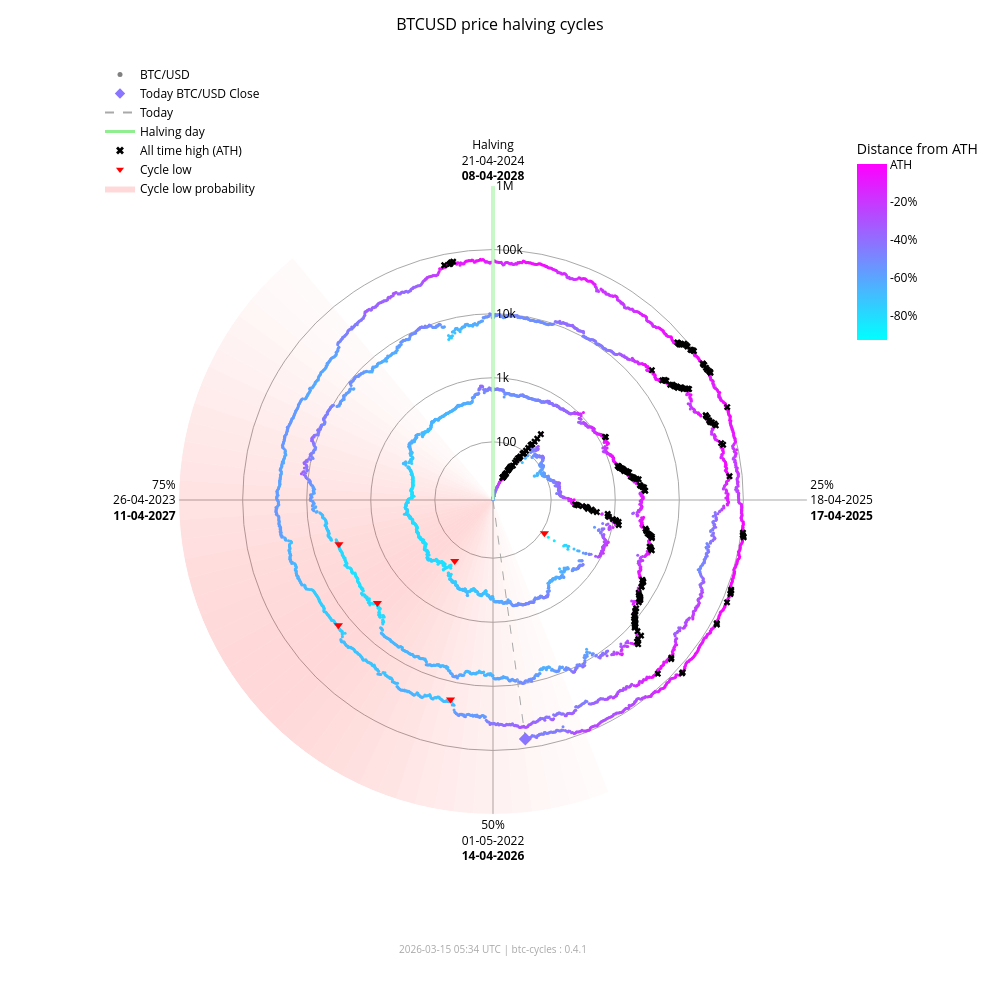

Here is the notebook cell this chart was saved with:
### Markdown cell above
### Interactive chart (plotly)

### Code cell
fig_interactive = btc.plot(
    kind="interactive",
    from_date="2012-11-28",
)
# plotly config for interactivity
config = {"scrollZoom": True, "displayModeBar": True}
# display in notebook
fig_interactive.show(config=config)

### Figure 1 — Plotly figure (JSON) as saved in the notebook; plotly's stock layout.template omitted (floating-point values rounded to 4 significant figures; data arrays with more than 128 entries replaced by an {"elided": "..."} marker saying what was removed)
{"data": [{"fill": "toself", "fillcolor": "rgba(255,0,0,0.017168280509461755)", "hoverinfo": "skip", "line": {"width": 0}, "mode": "lines", "r": [12.35, 1000000, 1000000, 12.35, 12.35], "showlegend": false, "theta": [158.4, 158.4, 162.0, 162.0, 158.4], "type": "scatterpolar"}, {"fill": "toself", "fillcolor": "rgba(255,0,0,0.022114794501891175)", "hoverinfo": "skip", "line": {"width": 0}, "mode": "lines", "r": [12.35, 1000000, 1000000, 12.35, 12.35], "showlegend": false, "theta": [162.0, 162.0, 165.6, 165.6, 162.0], "type": "scatterpolar"}, {"fill": "toself", "fillcolor": "rgba(255,0,0,0.02790404259511669)", "hoverinfo": "skip", "line": {"width": 0}, "mode": "lines", "r": [12.35, 1000000, 1000000, 12.35, 12.35], "showlegend": false, "theta": [165.6, 165.6, 169.2, 169.2, 165.6], "type": "scatterpolar"}, {"fill": "toself", "fillcolor": "rgba(255,0,0,0.034518294852420334)", "hoverinfo": "skip", "line": {"width": 0}, "mode": "lines", "r": [12.35, 1000000, 1000000, 12.35, 12.35], "showlegend": false, "theta": [169.2, 169.2, 172.8, 172.8, 169.2], "type": "scatterpolar"}, {"fill": "toself", "fillcolor": "rgba(255,0,0,0.041901979682821514)", "hoverinfo": "skip", "line": {"width": 0}, "mode": "lines", "r": [12.35, 1000000, 1000000, 12.35, 12.35], "showlegend": false, "theta": [172.8, 172.8, 176.4, 176.4, 172.8], "type": "scatterpolar"}, {"fill": "toself", "fillcolor": "rgba(255,0,0,0.04996405861294358)", "hoverinfo": "skip", "line": {"width": 0}, "mode": "lines", "r": [12.35, 1000000, 1000000, 12.35, 12.35], "showlegend": false, "theta": [176.4, 176.4, 180.0, 180.0, 176.4], "type": "scatterpolar"}, {"fill": "toself", "fillcolor": "rgba(255,0,0,0.05858349692240514)", "hoverinfo": "skip", "line": {"width": 0}, "mode": "lines", "r": [12.35, 1000000, 1000000, 12.35, 12.35], "showlegend": false, "theta": [180.0, 180.0, 183.6, 183.6, 180.0], "type": "scatterpolar"}, {"fill": "toself", "fillcolor": "rgba(255,0,0,0.06761662035375064)", "hoverinfo": "skip", "line": {"width": 0}, "mode": "lines", "r": [12.35, 1000000, 1000000, 12.35, 12.35], "showlegend": false, "theta": [183.6, 183.6, 187.2, 187.2, 183.6], "type": "scatterpolar"}, {"fill": "toself", "fillcolor": "rgba(255,0,0,0.07690481219944661)", "hoverinfo": "skip", "line": {"width": 0}, "mode": "lines", "r": [12.35, 1000000, 1000000, 12.35, 12.35], "showlegend": false, "theta": [187.2, 187.2, 190.8, 190.8, 187.2], "type": "scatterpolar"}, {"fill": "toself", "fillcolor": "rgba(255,0,0,0.08628112000611096)", "hoverinfo": "skip", "line": {"width": 0}, "mode": "lines", "r": [12.35, 1000000, 1000000, 12.35, 12.35], "showlegend": false, "theta": [190.8, 190.8, 194.4, 194.4, 190.8], "type": "scatterpolar"}, {"fill": "toself", "fillcolor": "rgba(255,0,0,0.09557490841018089)", "hoverinfo": "skip", "line": {"width": 0}, "mode": "lines", "r": [12.35, 1000000, 1000000, 12.35, 12.35], "showlegend": false, "theta": [194.4, 194.4, 198.0, 198.0, 194.4], "type": "scatterpolar"}, {"fill": "toself", "fillcolor": "rgba(255,0,0,0.10461455782963762)", "hoverinfo": "skip", "line": {"width": 0}, "mode": "lines", "r": [12.35, 1000000, 1000000, 12.35, 12.35], "showlegend": false, "theta": [198.0, 198.0, 201.6, 201.6, 198.0], "type": "scatterpolar"}, {"fill": "toself", "fillcolor": "rgba(255,0,0,0.11322908719652829)", "hoverinfo": "skip", "line": {"width": 0}, "mode": "lines", "r": [12.35, 1000000, 1000000, 12.35, 12.35], "showlegend": false, "theta": [201.6, 201.6, 205.2, 205.2, 201.6], "type": "scatterpolar"}, {"fill": "toself", "fillcolor": "rgba(255,0,0,0.12125015337052986)", "hoverinfo": "skip", "line": {"width": 0}, "mode": "lines", "r": [12.35, 1000000, 1000000, 12.35, 12.35], "showlegend": false, "theta": [205.2, 205.2, 208.8, 208.8, 205.2], "type": "scatterpolar"}, {"fill": "toself", "fillcolor": "rgba(255,0,0,0.12851590515331976)", "hoverinfo": "skip", "line": {"width": 0}, "mode": "lines", "r": [12.35, 1000000, 1000000, 12.35, 12.35], "showlegend": false, "theta": [208.8, 208.8, 212.4, 212.4, 208.8], "type": "scatterpolar"}, {"fill": "toself", "fillcolor": "rgba(255,0,0,0.13487757461161184)", "hoverinfo": "skip", "line": {"width": 0}, "mode": "lines", "r": [12.35, 1000000, 1000000, 12.35, 12.35], "showlegend": false, "theta": [212.4, 212.4, 216.0, 216.0, 212.4], "type": "scatterpolar"}, {"fill": "toself", "fillcolor": "rgba(255,0,0,0.14020862181849592)", "hoverinfo": "skip", "line": {"width": 0}, "mode": "lines", "r": [12.35, 1000000, 1000000, 12.35, 12.35], "showlegend": false, "theta": [216.0, 216.0, 219.6, 219.6, 216.0], "type": "scatterpolar"}, {"fill": "toself", "fillcolor": "rgba(255,0,0,0.14441504950654527)", "hoverinfo": "skip", "line": {"width": 0}, "mode": "lines", "r": [12.35, 1000000, 1000000, 12.35, 12.35], "showlegend": false, "theta": [219.6, 219.6, 223.2, 223.2, 219.6], "type": "scatterpolar"}, {"fill": "toself", "fillcolor": "rgba(255,0,0,0.14744459351271713)", "hoverinfo": "skip", "line": {"width": 0}, "mode": "lines", "r": [12.35, 1000000, 1000000, 12.35, 12.35], "showlegend": false, "theta": [223.2, 223.2, 226.8, 226.8, 223.2], "type": "scatterpolar"}, {"fill": "toself", "fillcolor": "rgba(255,0,0,0.14929223192296423)", "hoverinfo": "skip", "line": {"width": 0}, "mode": "lines", "r": [12.35, 1000000, 1000000, 12.35, 12.35], "showlegend": false, "theta": [226.8, 226.8, 230.4, 230.4, 226.8], "type": "scatterpolar"}, {"fill": "toself", "fillcolor": "rgba(255,0,0,0.15)", "hoverinfo": "skip", "line": {"width": 0}, "mode": "lines", "r": [12.35, 1000000, 1000000, 12.35, 12.35], "showlegend": false, "theta": [230.4, 230.4, 234.0, 234.0, 230.4], "type": "scatterpolar"}, {"fill": "toself", "fillcolor": "rgba(255,0,0,0.14965033825231114)", "hoverinfo": "skip", "line": {"width": 0}, "mode": "lines", "r": [12.35, 1000000, 1000000, 12.35, 12.35], "showlegend": false, "theta": [234.0, 234.0, 237.6, 237.6, 234.0], "type": "scatterpolar"}, {"fill": "toself", "fillcolor": "rgba(255,0,0,0.14835378057909807)", "hoverinfo": "skip", "line": {"width": 0}, "mode": "lines", "r": [12.35, 1000000, 1000000, 12.35, 12.35], "showlegend": false, "theta": [237.6, 237.6, 241.2, 241.2, 237.6], "type": "scatterpolar"}, {"fill": "toself", "fillcolor": "rgba(255,0,0,0.14623322283554635)", "hoverinfo": "skip", "line": {"width": 0}, "mode": "lines", "r": [12.35, 1000000, 1000000, 12.35, 12.35], "showlegend": false, "theta": [241.2, 241.2, 244.8, 244.8, 241.2], "type": "scatterpolar"}, {"fill": "toself", "fillcolor": "rgba(255,0,0,0.1434078538226231)", "hoverinfo": "skip", "line": {"width": 0}, "mode": "lines", "r": [12.35, 1000000, 1000000, 12.35, 12.35], "showlegend": false, "theta": [244.8, 244.8, 248.4, 248.4, 244.8], "type": "scatterpolar"}, {"fill": "toself", "fillcolor": "rgba(255,0,0,0.13997983179373427)", "hoverinfo": "skip", "line": {"width": 0}, "mode": "lines", "r": [12.35, 1000000, 1000000, 12.35, 12.35], "showlegend": false, "theta": [248.4, 248.4, 252.0, 252.0, 248.4], "type": "scatterpolar"}, {"fill": "toself", "fillcolor": "rgba(255,0,0,0.13602598258454268)", "hoverinfo": "skip", "line": {"width": 0}, "mode": "lines", "r": [12.35, 1000000, 1000000, 12.35, 12.35], "showlegend": false, "theta": [252.0, 252.0, 255.6, 255.6, 252.0], "type": "scatterpolar"}, {"fill": "toself", "fillcolor": "rgba(255,0,0,0.13159547355344953)", "hoverinfo": "skip", "line": {"width": 0}, "mode": "lines", "r": [12.35, 1000000, 1000000, 12.35, 12.35], "showlegend": false, "theta": [255.6, 255.6, 259.2, 259.2, 255.6], "type": "scatterpolar"}, {"fill": "toself", "fillcolor": "rgba(255,0,0,0.12671301775492697)", "hoverinfo": "skip", "line": {"width": 0}, "mode": "lines", "r": [12.35, 1000000, 1000000, 12.35, 12.35], "showlegend": false, "theta": [259.2, 259.2, 262.8, 262.8, 259.2], "type": "scatterpolar"}, {"fill": "toself", "fillcolor": "rgba(255,0,0,0.12138610149219965)", "hoverinfo": "skip", "line": {"width": 0}, "mode": "lines", "r": [12.35, 1000000, 1000000, 12.35, 12.35], "showlegend": false, "theta": [262.8, 262.8, 266.4, 266.4, 262.8], "type": "scatterpolar"}, {"fill": "toself", "fillcolor": "rgba(255,0,0,0.1156142551644921)", "hoverinfo": "skip", "line": {"width": 0}, "mode": "lines", "r": [12.35, 1000000, 1000000, 12.35, 12.35], "showlegend": false, "theta": [266.4, 266.4, 270.0, 270.0, 266.4], "type": "scatterpolar"}, {"fill": "toself", "fillcolor": "rgba(255,0,0,0.10939851441251548)", "hoverinfo": "skip", "line": {"width": 0}, "mode": "lines", "r": [12.35, 1000000, 1000000, 12.35, 12.35], "showlegend": false, "theta": [270.0, 270.0, 273.6, 273.6, 270.0], "type": "scatterpolar"}, {"fill": "toself", "fillcolor": "rgba(255,0,0,0.10274974912946185)", "hoverinfo": "skip", "line": {"width": 0}, "mode": "lines", "r": [12.35, 1000000, 1000000, 12.35, 12.35], "showlegend": false, "theta": [273.6, 273.6, 277.2, 277.2, 273.6], "type": "scatterpolar"}, {"fill": "toself", "fillcolor": "rgba(255,0,0,0.09569517349791425)", "hoverinfo": "skip", "line": {"width": 0}, "mode": "lines", "r": [12.35, 1000000, 1000000, 12.35, 12.35], "showlegend": false, "theta": [277.2, 277.2, 280.8, 280.8, 277.2], "type": "scatterpolar"}, {"fill": "toself", "fillcolor": "rgba(255,0,0,0.08828282625646727)", "hoverinfo": "skip", "line": {"width": 0}, "mode": "lines", "r": [12.35, 1000000, 1000000, 12.35, 12.35], "showlegend": false, "theta": [280.8, 280.8, 284.4, 284.4, 280.8], "type": "scatterpolar"}, {"fill": "toself", "fillcolor": "rgba(255,0,0,0.08058400018765345)", "hoverinfo": "skip", "line": {"width": 0}, "mode": "lines", "r": [12.35, 1000000, 1000000, 12.35, 12.35], "showlegend": false, "theta": [284.4, 284.4, 288.0, 288.0, 284.4], "type": "scatterpolar"}, {"fill": "toself", "fillcolor": "rgba(255,0,0,0.07269354608292704)", "hoverinfo": "skip", "line": {"width": 0}, "mode": "lines", "r": [12.35, 1000000, 1000000, 12.35, 12.35], "showlegend": false, "theta": [288.0, 288.0, 291.6, 291.6, 288.0], "type": "scatterpolar"}, {"fill": "toself", "fillcolor": "rgba(255,0,0,0.06472784449068783)", "hoverinfo": "skip", "line": {"width": 0}, "mode": "lines", "r": [12.35, 1000000, 1000000, 12.35, 12.35], "showlegend": false, "theta": [291.6, 291.6, 295.2, 295.2, 291.6], "type": "scatterpolar"}, {"fill": "toself", "fillcolor": "rgba(255,0,0,0.05682021976743955)", "hoverinfo": "skip", "line": {"width": 0}, "mode": "lines", "r": [12.35, 1000000, 1000000, 12.35, 12.35], "showlegend": false, "theta": [295.2, 295.2, 298.8, 298.8, 295.2], "type": "scatterpolar"}, {"fill": "toself", "fillcolor": "rgba(255,0,0,0.04911378436707333)", "hoverinfo": "skip", "line": {"width": 0}, "mode": "lines", "r": [12.35, 1000000, 1000000, 12.35, 12.35], "showlegend": false, "theta": [298.8, 298.8, 302.4, 302.4, 298.8], "type": "scatterpolar"}, {"fill": "toself", "fillcolor": "rgba(255,0,0,0.04175213714896469)", "hoverinfo": "skip", "line": {"width": 0}, "mode": "lines", "r": [12.35, 1000000, 1000000, 12.35, 12.35], "showlegend": false, "theta": [302.4, 302.4, 306.0, 306.0, 302.4], "type": "scatterpolar"}, {"fill": "toself", "fillcolor": "rgba(255,0,0,0.034868865657538876)", "hoverinfo": "skip", "line": {"width": 0}, "mode": "lines", "r": [12.35, 1000000, 1000000, 12.35, 12.35], "showlegend": false, "theta": [306.0, 306.0, 309.6, 309.6, 306.0], "type": "scatterpolar"}, {"fill": "toself", "fillcolor": "rgba(255,0,0,0.02857722515334582)", "hoverinfo": "skip", "line": {"width": 0}, "mode": "lines", "r": [12.35, 1000000, 1000000, 12.35, 12.35], "showlegend": false, "theta": [309.6, 309.6, 313.2, 313.2, 309.6], "type": "scatterpolar"}, {"fill": "toself", "fillcolor": "rgba(255,0,0,0.022961515313555197)", "hoverinfo": "skip", "line": {"width": 0}, "mode": "lines", "r": [12.35, 1000000, 1000000, 12.35, 12.35], "showlegend": false, "theta": [313.2, 313.2, 316.8, 316.8, 313.2], "type": "scatterpolar"}, {"fill": "toself", "fillcolor": "rgba(255,0,0,0.01807146942917362)", "hoverinfo": "skip", "line": {"width": 0}, "mode": "lines", "r": [12.35, 1000000, 1000000, 12.35, 12.35], "showlegend": false, "theta": [316.8, 316.8, 320.4, 320.4, 316.8], "type": "scatterpolar"}, {"hoverinfo": "text", "marker": {"color": {"elided": "4856 str values"}, "size": 3}, "mode": "markers", "r": {"elided": "4856 float values"}, "showlegend": false, "text": {"elided": "4856 str values"}, "theta": {"elided": "4856 float values"}, "type": "scatterpolar"}, {"hoverinfo": "skip", "line": {"color": "lightgreen", "width": 3}, "mode": "lines", "r": [12.35, 1000000], "showlegend": false, "theta": [0, 0], "type": "scatterpolar"}, {"hoverinfo": "skip", "line": {"color": "darkgrey", "dash": "dash", "width": 1}, "mode": "lines", "r": [12.35, 71640.0], "showlegend": false, "theta": [172.3, 172.3], "type": "scatterpolar"}, {"hoverinfo": "text", "marker": {"color": "#8a75ff", "size": 10, "symbol": "diamond"}, "mode": "markers", "r": [71640.0], "showlegend": false, "text": ["Today<br>Date: 2026-03-15<br>Price: $71,644.75"], "theta": [172.3], "type": "scatterpolar"}, {"hoverinfo": "text", "marker": {"color": "black", "size": 6, "symbol": "x"}, "mode": "markers", "r": {"elided": "195 float values"}, "showlegend": false, "text": {"elided": "195 str values"}, "theta": {"elided": "195 float values"}, "type": "scatterpolar"}, {"hoverinfo": "text", "marker": {"color": "red", "size": 8, "symbol": "triangle-down"}, "mode": "markers", "r": [111.6, 164.9, 3233.0, 3925.0, 18950.0, 15760.0], "showlegend": false, "text": ["Cycle Low<br>Date: 2014-02-21<br>Price: $111.56<br>ATH distance: -91.0%", "Cycle Low<br>Date: 2015-01-14<br>Price: $164.92<br>ATH distance: -86.7%", "Cycle Low<br>Date: 2018-12-15<br>Price: $3,232.51<br>ATH distance: -83.3%", "Cycle Low<br>Date: 2019-03-25<br>Price: $3,924.55<br>ATH distance: -79.7%", "Cycle Low<br>Date: 2022-06-18<br>Price: $18,954.25<br>ATH distance: -71.9%", "Cycle Low<br>Date: 2022-11-21<br>Price: $15,760.19<br>ATH distance: -76.7%"], "theta": [122.8, 212.1, 228.3, 254.0, 192.0, 231.0], "type": "scatterpolar"}, {"marker": {"color": "grey", "size": 5}, "mode": "markers", "name": "BTC/USD", "r": [null], "theta": [null], "type": "scatterpolar"}, {"marker": {"color": "#8a75ff", "size": 8, "symbol": "diamond"}, "mode": "markers", "name": "Today BTC/USD Close", "r": [null], "theta": [null], "type": "scatterpolar"}, {"line": {"color": "darkgrey", "dash": "dash"}, "mode": "lines", "name": "Today", "r": [null], "theta": [null], "type": "scatterpolar"}, {"line": {"color": "lightgreen", "width": 3}, "mode": "lines", "name": "Halving day", "r": [null], "theta": [null], "type": "scatterpolar"}, {"marker": {"color": "black", "size": 7, "symbol": "x"}, "mode": "markers", "name": "All time high (ATH)", "r": [null], "theta": [null], "type": "scatterpolar"}, {"marker": {"color": "red", "size": 7, "symbol": "triangle-down"}, "mode": "markers", "name": "Cycle low", "r": [null], "theta": [null], "type": "scatterpolar"}, {"fill": "toself", "fillcolor": "rgba(255,0,0,0.15)", "line": {"width": 0}, "mode": "lines", "name": "Cycle low probability", "r": [null], "theta": [null], "type": "scatterpolar"}, {"hoverinfo": "skip", "marker": {"cmax": 0, "cmin": -0.9307, "color": [0], "colorbar": {"len": 0.25, "ticktext": ["ATH", "-20%", "-40%", "-60%", "-80%", "-100%"], "tickvals": [0, -0.2, -0.4, -0.6, -0.8, -1.0], "title": {"text": "Distance from ATH"}, "x": 0.95, "y": 0.92, "yanchor": "top"}, "colorscale": {"elided": "256x2 mixed values"}, "showscale": true, "size": 0}, "mode": "markers", "r": [null], "showlegend": false, "theta": [null], "type": "scatterpolar"}], "layout": {"annotations": [{"font": {"color": "darkgrey", "size": 10}, "showarrow": false, "text": "2026-03-15 05:34 UTC | btc-cycles : 0.4.1", "x": 0.5, "xref": "paper", "y": -0.02, "yref": "paper"}], "font": {"color": "black"}, "height": 1000, "legend": {"bgcolor": "rgba(0,0,0,0)", "font": {"color": "black"}, "x": 0.0, "y": 1.0}, "margin": {"b": 60, "l": 100, "r": 80, "t": 60}, "paper_bgcolor": "white", "plot_bgcolor": "white", "polar": {"angularaxis": {"color": "black", "direction": "clockwise", "gridcolor": "darkgrey", "rotation": 90, "ticktext": ["Halving<br>21-04-2024<br><b>08-04-2028</b>", "25%<br>18-04-2025<br><b>17-04-2025</b>", "50%<br>01-05-2022<br><b>14-04-2026</b>", "75%<br>26-04-2023<br><b>11-04-2027</b>"], "tickvals": [0, 90, 180, 270]}, "bgcolor": "white", "domain": {"x": [0.1, 0.9], "y": [0.05, 0.95]}, "radialaxis": {"angle": 90, "color": "black", "gridcolor": "darkgrey", "range": [1.092, 6.0], "tickangle": 90, "ticktext": ["100", "1k", "10k", "100k", "1M"], "tickvals": [100, 1000, 10000, 100000, 1000000], "type": "log"}}, "title": {"font": {"color": "black", "size": 16}, "text": "BTCUSD price halving cycles", "x": 0.5}, "width": 1000}}
